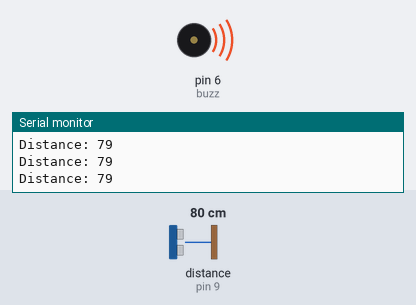
Recording of a sketch running on a simulated Arduino Uno, built with avr-gcc and run on an emulated ATmega328P. Shown: buzzer (waves = sounding), the last lines printed to the serial monitor. Wiring (inferred from the names in the program): ultrasonic range finder: trigger pin 10; echo pin 9. The test bench sets the inputs (shaded band); at power-on: distance to the obstacle (sensor on pin 9) 80 cm. The echo pulse lasts 58.3 µs per cm.

Above: at 1.2 s.
1.3 s: distance to the obstacle (sensor on pin 9) set to 195 cm
4.3 s: distance to the obstacle (sensor on pin 9) set to 206 cm
At 5.4 s:
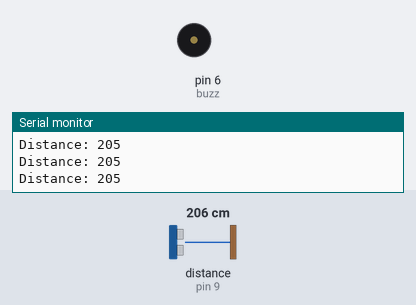
5.8 s: distance to the obstacle (sensor on pin 9) set to 2 cm
At 6.3 s:
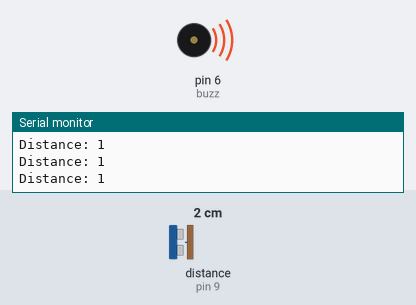
7.3 s: distance to the obstacle (sensor on pin 9) set to 250 cm
At 7.6 s:
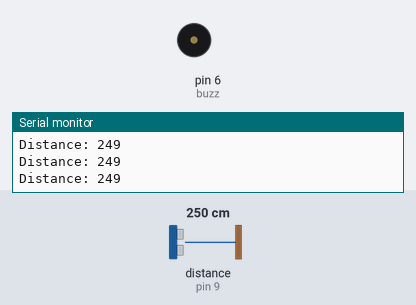
Timing chart, 0 to 9.8 s (numbered marks = the images above; inputs shaded):
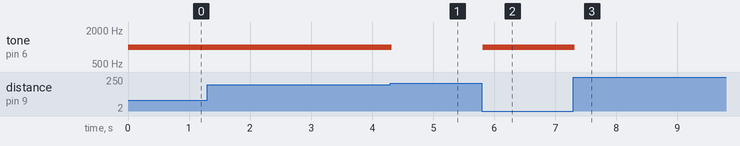

The sketch:

bodacious_bojo1__1_.ino
```cpp
const int trigPin = 10;
const int echoPin = 9;
int buzz=6;
long duration;
int distance;

void setup() {
  pinMode(trigPin, OUTPUT);
  pinMode(echoPin, INPUT);
  Serial.begin(9600);
  pinMode(buzz,OUTPUT);
}

void loop() {
  digitalWrite(trigPin, LOW);
  delayMicroseconds(2);
  digitalWrite(trigPin, HIGH);
  delayMicroseconds(5);
  digitalWrite(trigPin, LOW);
  delayMicroseconds(5);
  duration = pulseIn(echoPin, HIGH);
  distance = (duration*.0343)/2;
  Serial.print("Distance: ");
  Serial.println(distance);
  delayMicroseconds(1000);
if(distance<200){
tone(buzz,1000);
;
}
else{
noTone(buzz);
}
}
```

Measured:
- the behaviour switches between 200 and 201 cm on distance to the obstacle (sensor on pin 9) (found by bisection; images 0 and 1)
- after the input at 4.3 s, tone on pin 6 (buzz): 1000 Hz → silent at once
- after the input at 5.8 s, tone on pin 6 (buzz): silent → 1000 Hz at once
- after the input at 7.3 s, tone on pin 6 (buzz): 1000 Hz → silent at once
